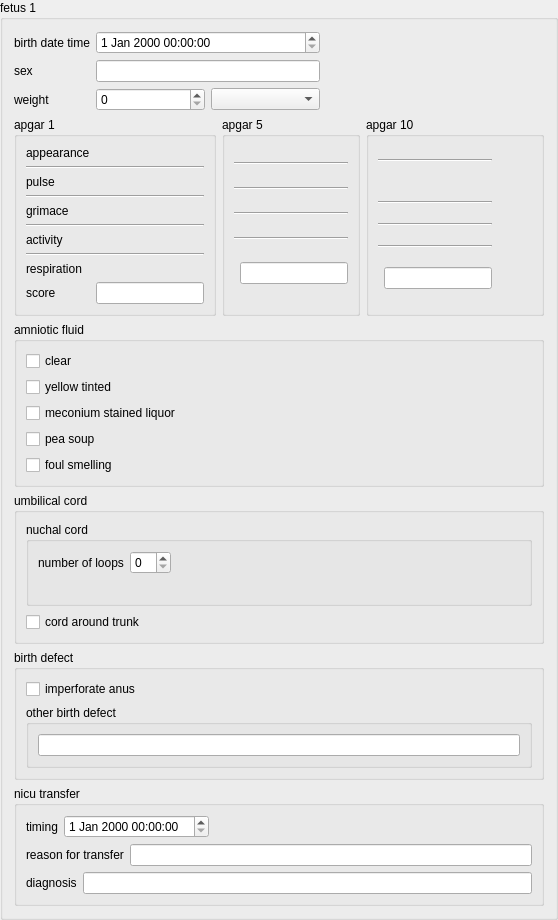
    <widget class="QGroupBox" name="fetus1GroupBox">
     <property name="title">
      <string>fetus 1</string>
     </property>
     <layout class="QVBoxLayout" name="verticalLayout_18">
      <item>
       <layout class="QGridLayout" name="gridLayout_10">
        <item row="0" column="0">
         <widget class="QLabel" name="fetus1BirthDateTimeLabel">
          <property name="text">
           <string>birth date time</string>
          </property>
         </widget>
        </item>
        <item row="0" column="1">
         <widget class="QDateTimeEdit" name="fetus1BirthDateTimeEdit"/>
        </item>
        <item row="1" column="0">
         <widget class="QLabel" name="fetus1SexLabel">
          <property name="text">
           <string>sex</string>
          </property>
         </widget>
        </item>
        <item row="1" column="1">
         <layout class="QHBoxLayout" name="horizontalLayout_9">
          <item>
           <layout class="QHBoxLayout" name="fetus1SexRadioLayout"/>
          </item>
          <item>
           <widget class="QLineEdit" name="fetus1SexLineEdit"/>
          </item>
         </layout>
        </item>
        <item row="1" column="2">
         <spacer name="horizontalSpacer_9">
          <property name="orientation">
           <enum>Qt::Horizontal</enum>
          </property>
          <property name="sizeHint" stdset="0">
           <size>
            <width>208</width>
            <height>20</height>
           </size>
          </property>
         </spacer>
        </item>
        <item row="2" column="0">
         <widget class="QLabel" name="fetus1WeightLabel">
          <property name="text">
           <string>weight</string>
          </property>
         </widget>
        </item>
        <item row="2" column="1">
         <layout class="QHBoxLayout" name="horizontalLayout_8">
          <item>
           <widget class="QDoubleSpinBox" name="fetus1WeightValueDoubleSpinBox">
            <property name="decimals">
             <number>0</number>
            </property>
            <property name="maximum">
             <double>1000000.000000000000000</double>
            </property>
           </widget>
          </item>
          <item>
           <widget class="QComboBox" name="fetus1WeightUnitComboBox"/>
          </item>
         </layout>
        </item>
       </layout>
      </item>
      <item>
       <layout class="QHBoxLayout" name="horizontalLayout_7">
        <item>
         <widget class="QGroupBox" name="fetus1Apgar1GroupBox">
          <property name="title">
           <string>apgar 1</string>
          </property>
          <layout class="QGridLayout" name="gridLayout_9">
           <item row="1" column="0" colspan="2">
            <widget class="Line" name="line">
             <property name="orientation">
              <enum>Qt::Horizontal</enum>
             </property>
            </widget>
           </item>
           <item row="6" column="0">
            <widget class="QLabel" name="fetus1ApgarActivityLabel">
             <property name="text">
              <string>activity</string>
             </property>
            </widget>
           </item>
           <item row="2" column="1">
            <layout class="QVBoxLayout" name="fetus1ApgarPulseRadioLayout"/>
           </item>
           <item row="2" column="0">
            <widget class="QLabel" name="fetus1ApgarPulseLabel">
             <property name="text">
              <string>pulse</string>
             </property>
            </widget>
           </item>
           <item row="8" column="1">
            <layout class="QVBoxLayout" name="fetus1ApgarRespirationRadioLayout"/>
           </item>
           <item row="7" column="0" colspan="2">
            <widget class="Line" name="line_4">
             <property name="orientation">
              <enum>Qt::Horizontal</enum>
             </property>
            </widget>
           </item>
           <item row="6" column="1">
            <layout class="QVBoxLayout" name="fetus1ApgarActivityRadioLayout"/>
           </item>
           <item row="0" column="1">
            <layout class="QVBoxLayout" name="fetus1ApgarAppearanceRadioLayout"/>
           </item>
           <item row="4" column="1">
            <layout class="QVBoxLayout" name="fetus1ApgarGrimaceRadioLayout"/>
           </item>
           <item row="0" column="0">
            <widget class="QLabel" name="fetus1ApgarAppearanceLabel">
             <property name="text">
              <string>appearance</string>
             </property>
            </widget>
           </item>
           <item row="8" column="0">
            <widget class="QLabel" name="fetus1ApgarRespirationLabel">
             <property name="text">
              <string>respiration</string>
             </property>
            </widget>
           </item>
           <item row="4" column="0">
            <widget class="QLabel" name="fetus1ApgarGrimaceLabel">
             <property name="text">
              <string>grimace</string>
             </property>
            </widget>
           </item>
           <item row="5" column="0" colspan="2">
            <widget class="Line" name="line_3">
             <property name="orientation">
              <enum>Qt::Horizontal</enum>
             </property>
            </widget>
           </item>
           <item row="3" column="0" colspan="2">
            <widget class="Line" name="line_2">
             <property name="orientation">
              <enum>Qt::Horizontal</enum>
             </property>
            </widget>
           </item>
           <item row="9" column="0">
            <widget class="QLabel" name="fetus1ApgarScoreLabel">
             <property name="text">
              <string>score</string>
             </property>
            </widget>
           </item>
           <item row="9" column="1">
            <widget class="QLineEdit" name="fetus1ApgarScore1LineEdit">
             <property name="sizePolicy">
              <sizepolicy hsizetype="Preferred" vsizetype="Fixed">
               <horstretch>0</horstretch>
               <verstretch>0</verstretch>
              </sizepolicy>
             </property>
             <property name="readOnly">
              <bool>true</bool>
             </property>
            </widget>
           </item>
          </layout>
         </widget>
        </item>
        <item>
         <widget class="QGroupBox" name="fetus1Apgar5GroupBox">
          <property name="title">
           <string>apgar 5</string>
          </property>
          <layout class="QGridLayout" name="gridLayout_11">
           <item row="0" column="1">
            <layout class="QVBoxLayout" name="fetus1Apgar5AppearanceRadioLayout"/>
           </item>
           <item row="6" column="1">
            <layout class="QVBoxLayout" name="fetus1Apgar5ActivityRadioLayout"/>
           </item>
           <item row="3" column="0" colspan="2">
            <widget class="Line" name="line_6">
             <property name="orientation">
              <enum>Qt::Horizontal</enum>
             </property>
            </widget>
           </item>
           <item row="5" column="0" colspan="2">
            <widget class="Line" name="line_5">
             <property name="orientation">
              <enum>Qt::Horizontal</enum>
             </property>
            </widget>
           </item>
           <item row="8" column="1">
            <layout class="QVBoxLayout" name="fetus1Apgar5RespirationRadioLayout"/>
           </item>
           <item row="4" column="1">
            <layout class="QVBoxLayout" name="fetus1Apgar5GrimaceRadioLayout"/>
           </item>
           <item row="7" column="0" colspan="2">
            <widget class="Line" name="line_7">
             <property name="orientation">
              <enum>Qt::Horizontal</enum>
             </property>
            </widget>
           </item>
           <item row="2" column="1">
            <layout class="QVBoxLayout" name="fetus1Apgar5PulseRadioLayout"/>
           </item>
           <item row="1" column="0" colspan="2">
            <widget class="Line" name="line_8">
             <property name="orientation">
              <enum>Qt::Horizontal</enum>
             </property>
            </widget>
           </item>
           <item row="10" column="1">
            <widget class="QLineEdit" name="fetus1ApgarScore5LineEdit">
             <property name="sizePolicy">
              <sizepolicy hsizetype="Preferred" vsizetype="Fixed">
               <horstretch>0</horstretch>
               <verstretch>0</verstretch>
              </sizepolicy>
             </property>
             <property name="readOnly">
              <bool>true</bool>
             </property>
            </widget>
           </item>
          </layout>
         </widget>
        </item>
        <item>
         <widget class="QGroupBox" name="fetus1Apgar10GroupBox">
          <property name="title">
           <string>apgar 10</string>
          </property>
          <layout class="QGridLayout" name="gridLayout_12">
           <item row="8" column="1">
            <layout class="QVBoxLayout" name="fetus1Apgar10RespirationRadioLayout"/>
           </item>
           <item row="5" column="0" colspan="2">
            <widget class="Line" name="line_9">
             <property name="orientation">
              <enum>Qt::Horizontal</enum>
             </property>
            </widget>
           </item>
           <item row="4" column="1">
            <layout class="QVBoxLayout" name="fetus1Apgar10GrimaceRadioLayout"/>
           </item>
           <item row="2" column="1">
            <layout class="QVBoxLayout" name="fetus1Apgar10PulseRadioLayout"/>
           </item>
           <item row="0" column="1">
            <layout class="QVBoxLayout" name="fetus1Apgar10AppearanceRadioLayout"/>
           </item>
           <item row="3" column="0" colspan="2">
            <widget class="Line" name="line_10">
             <property name="orientation">
              <enum>Qt::Horizontal</enum>
             </property>
            </widget>
           </item>
           <item row="7" column="0" colspan="2">
            <widget class="Line" name="line_11">
             <property name="orientation">
              <enum>Qt::Horizontal</enum>
             </property>
            </widget>
           </item>
           <item row="2" column="2">
            <spacer name="horizontalSpacer_8">
             <property name="orientation">
              <enum>Qt::Horizontal</enum>
             </property>
             <property name="sizeHint" stdset="0">
              <size>
               <width>40</width>
               <height>20</height>
              </size>
             </property>
            </spacer>
           </item>
           <item row="1" column="0" colspan="2">
            <widget class="Line" name="line_12">
             <property name="orientation">
              <enum>Qt::Horizontal</enum>
             </property>
            </widget>
           </item>
           <item row="6" column="1">
            <layout class="QVBoxLayout" name="fetus1Apgar10ActivityRadioLayout"/>
           </item>
           <item row="9" column="1">
            <widget class="QLineEdit" name="fetus1ApgarScore10LineEdit">
             <property name="sizePolicy">
              <sizepolicy hsizetype="Preferred" vsizetype="Fixed">
               <horstretch>0</horstretch>
               <verstretch>0</verstretch>
              </sizepolicy>
             </property>
             <property name="readOnly">
              <bool>true</bool>
             </property>
            </widget>
           </item>
          </layout>
         </widget>
        </item>
       </layout>
      </item>
      <item>
       <widget class="QGroupBox" name="fetus1AmnioticFluidGroupBox">
        <property name="title">
         <string>amniotic fluid</string>
        </property>
        <layout class="QVBoxLayout" name="verticalLayout_16">
         <item>
          <widget class="QCheckBox" name="fetus1AmnioticFluidClearCheckBox">
           <property name="text">
            <string>clear</string>
           </property>
          </widget>
         </item>
         <item>
          <widget class="QCheckBox" name="fetus1AmnioticFluidYellowTintedCheckBox">
           <property name="text">
            <string>yellow tinted</string>
           </property>
          </widget>
         </item>
         <item>
          <widget class="QCheckBox" name="fetus1AmnioticFluidMeconiumStainedLiquorCheckBox">
           <property name="text">
            <string>meconium stained liquor</string>
           </property>
          </widget>
         </item>
         <item>
          <widget class="QCheckBox" name="fetus1AmnioticFluidPeaSoupCheckBox">
           <property name="text">
            <string>pea soup</string>
           </property>
          </widget>
         </item>
         <item>
          <widget class="QCheckBox" name="fetus1AmnioticFluidFoulSmellingCheckBox">
           <property name="text">
            <string>foul smelling</string>
           </property>
          </widget>
         </item>
        </layout>
       </widget>
      </item>
      <item>
       <widget class="QGroupBox" name="fetus1UmbilicalCordGroupBox">
        <property name="title">
         <string>umbilical cord</string>
        </property>
        <layout class="QVBoxLayout" name="verticalLayout_14">
         <item>
          <widget class="QGroupBox" name="fetus1NuchalCordGroupBox">
           <property name="title">
            <string>nuchal cord</string>
           </property>
           <layout class="QVBoxLayout" name="verticalLayout_9">
            <item>
             <layout class="QHBoxLayout" name="horizontalLayout_11">
              <item>
               <widget class="QLabel" name="fetus1NumberOfLoopLabel">
                <property name="text">
                 <string>number of loops</string>
                </property>
               </widget>
              </item>
              <item>
               <widget class="QSpinBox" name="fetus1NumberOfLoopSpinBox"/>
              </item>
              <item>
               <spacer name="horizontalSpacer_10">
                <property name="orientation">
                 <enum>Qt::Horizontal</enum>
                </property>
                <property name="sizeHint" stdset="0">
                 <size>
                  <width>40</width>
                  <height>20</height>
                 </size>
                </property>
               </spacer>
              </item>
             </layout>
            </item>
            <item>
             <layout class="QHBoxLayout" name="horizontalLayout_12">
              <item>
               <layout class="QHBoxLayout" name="fetus1LooseOrTightNuchalCordHorizontalLayout"/>
              </item>
              <item>
               <spacer name="horizontalSpacer_12">
                <property name="orientation">
                 <enum>Qt::Horizontal</enum>
                </property>
                <property name="sizeHint" stdset="0">
                 <size>
                  <width>40</width>
                  <height>20</height>
                 </size>
                </property>
               </spacer>
              </item>
             </layout>
            </item>
           </layout>
          </widget>
         </item>
         <item>
          <widget class="QCheckBox" name="fetus1UmbilicalCordAroundTrunkCheckBox">
           <property name="text">
            <string>cord around trunk</string>
           </property>
          </widget>
         </item>
        </layout>
       </widget>
      </item>
      <item>
       <widget class="QGroupBox" name="fetus1BirthDefectGroupBox">
        <property name="title">
         <string>birth defect</string>
        </property>
        <layout class="QVBoxLayout" name="verticalLayout_13">
         <item>
          <widget class="QCheckBox" name="fetus1ImperforateAnusCheckBox">
           <property name="text">
            <string>imperforate anus</string>
           </property>
          </widget>
         </item>
         <item>
          <widget class="QGroupBox" name="fetus1OtherBirthDefectGroupBox">
           <property name="title">
            <string>other birth defect</string>
           </property>
           <layout class="QVBoxLayout" name="verticalLayout_12">
            <item>
             <widget class="QLineEdit" name="fetus1OtherBirthDefectLineEdit"/>
            </item>
           </layout>
          </widget>
         </item>
        </layout>
       </widget>
      </item>
      <item>
       <widget class="QGroupBox" name="fetus1NicuTransferGroupBox">
        <property name="title">
         <string>nicu transfer</string>
        </property>
        <layout class="QVBoxLayout" name="verticalLayout_15">
         <item>
          <layout class="QHBoxLayout" name="horizontalLayout_10">
           <item>
            <widget class="QLabel" name="fetus1NicuTransferDateTimeLabel">
             <property name="text">
              <string>timing</string>
             </property>
            </widget>
           </item>
           <item>
            <layout class="QHBoxLayout" name="fetus1NicuTransferRadioHorizontalLayout"/>
           </item>
           <item>
            <widget class="QDateTimeEdit" name="fetus1NicuTransferDateTimeEdit"/>
           </item>
           <item>
            <spacer name="horizontalSpacer_13">
             <property name="orientation">
              <enum>Qt::Horizontal</enum>
             </property>
             <property name="sizeHint" stdset="0">
              <size>
               <width>40</width>
               <height>20</height>
              </size>
             </property>
            </spacer>
           </item>
          </layout>
         </item>
         <item>
          <layout class="QHBoxLayout" name="horizontalLayout_13">
           <item>
            <widget class="QLabel" name="fetus1ReasonForNicuTransferLabel">
             <property name="text">
              <string>reason for transfer</string>
             </property>
            </widget>
           </item>
           <item>
            <widget class="QLineEdit" name="fetus1ReasonForNicuTransferLineEdit"/>
           </item>
          </layout>
         </item>
         <item>
          <layout class="QHBoxLayout" name="horizontalLayout_14">
           <item>
            <widget class="QLabel" name="fetus1NicuTransferDiagnosisLabel">
             <property name="text">
              <string>diagnosis</string>
             </property>
            </widget>
           </item>
           <item>
            <widget class="QLineEdit" name="fetus1NicuTransferDiagnosisLineEdit">
             <property name="text">
              <string/>
             </property>
            </widget>
           </item>
          </layout>
         </item>
        </layout>
       </widget>
      </item>
     </layout>
    </widget>
